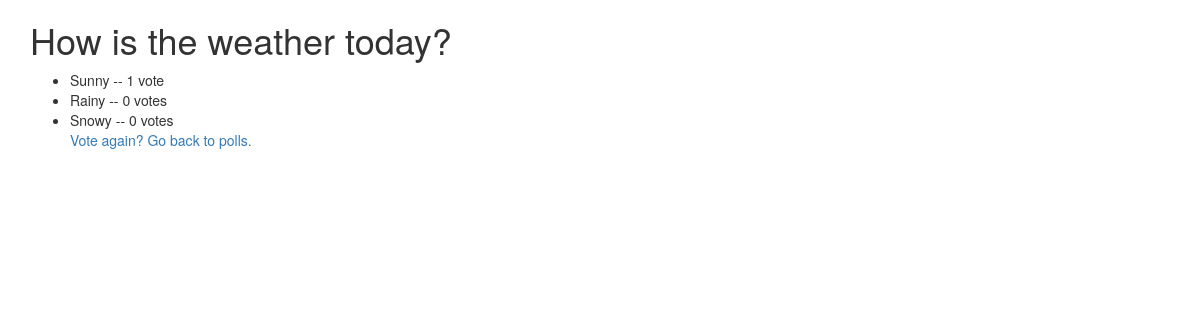
The page /polls/2/results/ on the database as committed earlier.
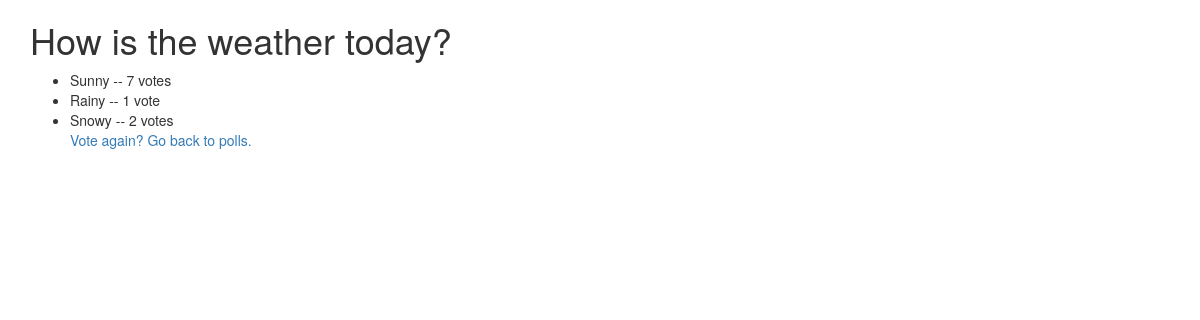
The same page on the database as committed later.
### polls/models.py (models this page shows, shortened)
class Choice(models.Model):
    question = models.ForeignKey(Question, on_delete=models.CASCADE)
    choice_text = models.CharField(max_length=200)
    votes = models.IntegerField(default=0)

### polls/views.py (the view)
# urls.py: url(r'^(?P<pk>\d+)/results/$', views.ResultsView.as_view(),
class ResultsView(generic.DetailView):
    model = Question
    template_name = 'polls/results.html'

### polls/templates/polls/results.html
{% extends 'polls/base.html' %} {% block title %}Poll Details{% endblock %} {% block body_block %}
<div class="container">
  <h1>{{ question.question_text }}</h1>
  <ul>
    {% for choice in question.choice_set.all %}
    <li>
      {{ choice.choice_text }} -- {{ choice.votes }} vote{{ choice.votes|pluralize }}
    </li>
    {% endfor %}
    <a href="{% url 'polls:detail' question.id %}">Vote again?</a>
    <a href="{% url 'polls:index' %}">Go back to polls.</a>
</div>
{% endblock %}

Rows that differ between the two databases and show on the page:
changed Choice "Sunny": votes "1" → "7"
changed Choice "Rainy": votes "0" → "1"
changed Choice "Snowy": votes "0" → "2"
